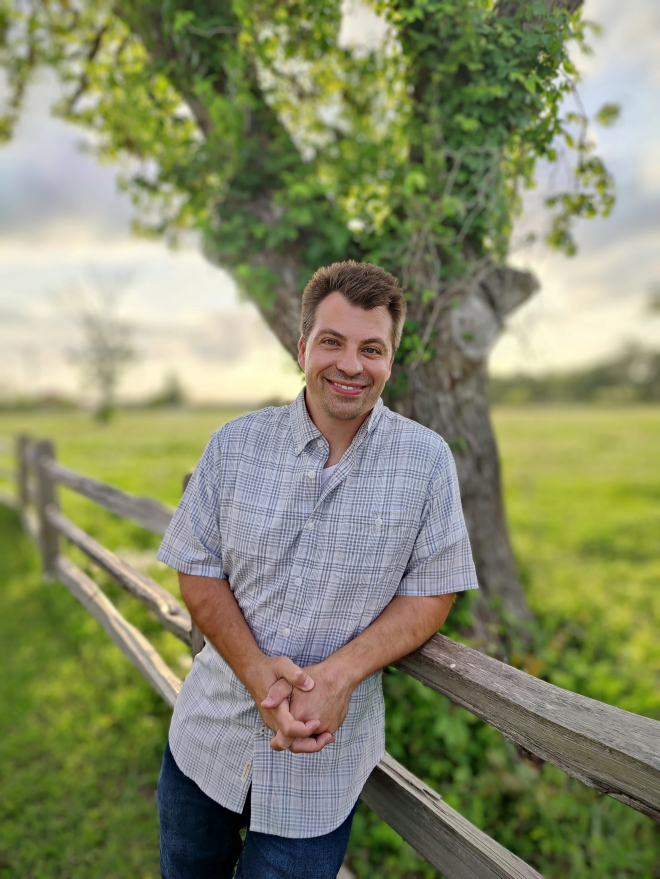
#> input picture assets/founder-field-portrait.webp, 1978 x 2636 px (shown at 1/3 size); the run also reads 1 picture not shown here
$ python generate_social_ad_assets.py
#> lines starting #> are read from the running program, lines starting #| are printed output that depends on the picture
from __future__ import annotations

import math
from pathlib import Path
from typing import Iterable, Sequence

from PIL import Image, ImageDraw, ImageFilter, ImageFont


ROOT = Path(__file__).resolve().parents[1]
ASSETS = ROOT / "assets"
OUT = ASSETS / "social-ads"

LOGO = ASSETS / "audo-logo-white.png"
PORTRAIT = ASSETS / "founder-field-portrait.webp"
HERO = ASSETS / "consulting-technology-hero.webp"

FONT_REGULAR = "/System/Library/Fonts/Supplemental/Arial.ttf"
FONT_BOLD = "/System/Library/Fonts/Supplemental/Arial Bold.ttf"
FONT_BLACK = "/System/Library/Fonts/Supplemental/Arial Black.ttf"

INK = "#18221d"
PAPER = "#fbfbf7"
WHITE = "#ffffff"
MUTED = "#d7ded8"
MUTED_DARK = "#5f6b62"
EVERGREEN = "#101815"
GREEN = "#1f4739"
TEAL = "#4d8c83"
BRASS = "#f0c66f"
CREAM = "#f4dca9"
COPPER = "#b56748"

SIZES = {
    "portrait": (1080, 1350),
    "square": (1080, 1080),
    "landscape": (1200, 628),
}


def font(size: int, weight: str = "regular") -> ImageFont.FreeTypeFont:
    path = FONT_REGULAR
    if weight == "bold":
        path = FONT_BOLD
    elif weight == "black":
        path = FONT_BLACK
    return ImageFont.truetype(path, size)


def cover_image(path: Path, size: tuple[int, int], anchor: tuple[float, float] = (0.5, 0.5)) -> Image.Image:
    image = Image.open(path).convert("RGB")
    w, h = image.size
    tw, th = size
    scale = max(tw / w, th / h)
    nw, nh = int(w * scale + 0.5), int(h * scale + 0.5)
    image = image.resize((nw, nh), Image.Resampling.LANCZOS)
    max_x = max(0, nw - tw)
    max_y = max(0, nh - th)
    left = int(max_x * anchor[0])
    top = int(max_y * anchor[1])
    return image.crop((left, top, left + tw, top + th))


def color_layer(size: tuple[int, int], start: str, end: str) -> Image.Image:
    w, h = size
    base = Image.new("RGB", size, start)
    overlay = Image.new("RGB", size, end)
    mask = Image.new("L", size)
    draw = ImageDraw.Draw(mask)
    for y in range(h):
        value = int(255 * y / max(1, h - 1))
        draw.line((0, y, w, y), fill=value)
    return Image.composite(overlay, base, mask)


def rounded_rectangle(draw: ImageDraw.ImageDraw, box: tuple[int, int, int, int], radius: int, fill: str, outline: str | None = None, width: int = 1) -> None:
    draw.rounded_rectangle(box, radius=radius, fill=fill, outline=outline, width=width)


def text_size(draw: ImageDraw.ImageDraw, text: str, fnt: ImageFont.FreeTypeFont) -> tuple[int, int]:
    box = draw.textbbox((0, 0), text, font=fnt)
    return box[2] - box[0], box[3] - box[1]


def wrap_text(draw: ImageDraw.ImageDraw, text: str, fnt: ImageFont.FreeTypeFont, width: int) -> list[str]:
    words = text.split()
    lines: list[str] = []
    current = ""
    for word in words:
        trial = word if not current else f"{current} {word}"
        if text_size(draw, trial, fnt)[0] <= width:
            current = trial
            continue
        if current:
            lines.append(current)
        current = word
    if current:
        lines.append(current)
    return lines


def draw_wrapped(
    draw: ImageDraw.ImageDraw,
    text: str,
    xy: tuple[int, int],
    fnt: ImageFont.FreeTypeFont,
    fill: str,
    width: int,
    line_gap: int,
    max_lines: int | None = None,
) -> int:
    x, y = xy
    lines = wrap_text(draw, text, fnt, width)
    if max_lines:
        lines = lines[:max_lines]
    _, line_h = text_size(draw, "Ag", fnt)
    for line in lines:
        draw.text((x, y), line, font=fnt, fill=fill)
        y += line_h + line_gap
    return y


def fit_font(draw: ImageDraw.ImageDraw, text: str, width: int, max_size: int, min_size: int, weight: str = "black") -> ImageFont.FreeTypeFont:
    for size in range(max_size, min_size - 1, -2):
        fnt = font(size, weight)
        if all(text_size(draw, line, fnt)[0] <= width for line in wrap_text(draw, text, fnt, width)):
            return fnt
    return font(min_size, weight)


def draw_logo(image: Image.Image, x: int, y: int, width: int) -> None:
    logo = Image.open(LOGO).convert("RGBA")
    ratio = width / logo.width
    logo = logo.resize((width, int(logo.height * ratio)), Image.Resampling.LANCZOS)
    image.alpha_composite(logo, (x, y))


def draw_cta(draw: ImageDraw.ImageDraw, x: int, y: int, text: str, scale: float = 1.0) -> tuple[int, int]:
    fnt = font(round(24 * scale), "bold")
    px = round(28 * scale)
    py = round(17 * scale)
    tw, th = text_size(draw, text, fnt)
    box = (x, y, x + tw + px * 2, y + th + py * 2)
    rounded_rectangle(draw, box, round(10 * scale), BRASS)
    draw.text((x + px, y + py - 1), text, font=fnt, fill=INK)
    return box[2], box[3]


def add_texture(image: Image.Image, opacity: int = 18) -> None:
    w, h = image.size
    overlay = Image.new("RGBA", image.size, (0, 0, 0, 0))
    draw = ImageDraw.Draw(overlay)
    spacing = 18
    for x in range(-h, w, spacing):
      draw.line((x, 0, x + h, h), fill=(255, 255, 255, opacity), width=1)
    image.alpha_composite(overlay)


def add_tint(image: Image.Image, fill: tuple[int, int, int, int]) -> None:
    overlay = Image.new("RGBA", image.size, fill)
    image.alpha_composite(overlay)


def draw_footer(draw: ImageDraw.ImageDraw, w: int, h: int, x: int, y: int, dark: bool = True) -> None:
    color = CREAM if dark else "#755315"
    draw.text((x, y), "getaudo.com", font=font(max(22, int(w * 0.022)), "bold"), fill=color)


def base_dark(size: tuple[int, int]) -> Image.Image:
    image = color_layer(size, "#0c1210", "#1f4739").convert("RGBA")
#> in color_layer, `base = Image.new("RGB", size, start)`:
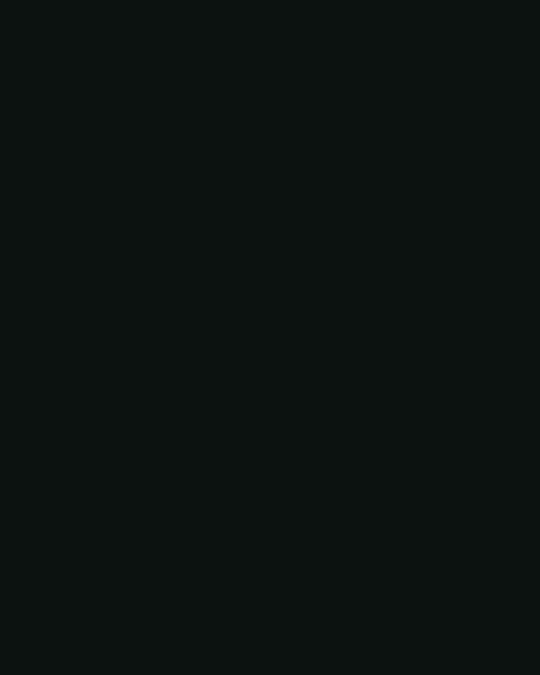
#> base: PIL image 1080x1350 RGB (shown at 1/2 size); mean R, G, B 12, 18, 16
#> in color_layer, `overlay = Image.new("RGB", size, end)`:
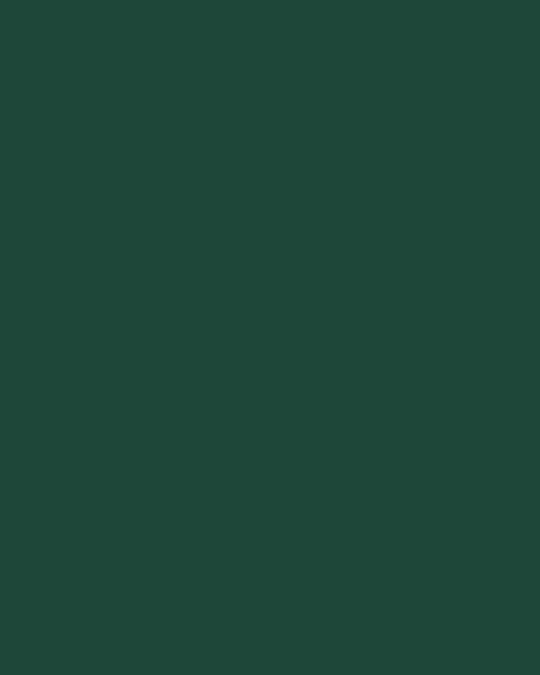
#> overlay: PIL image 1080x1350 RGB (shown at 1/2 size); mean R, G, B 31, 71, 57
#> in color_layer, `mask = Image.new("L", size)`: mask: PIL image 1080x1350 L; every value is 0
    add_texture(image, 11)
    return image


def layout_metrics(size: tuple[int, int]) -> dict[str, int | bool | float]:
    w, h = size
    landscape = w > h
    margin = round(w * (0.07 if not landscape else 0.055))
    logo_w = round(w * (0.16 if not landscape else 0.12))
    headline = round(w * (0.072 if not landscape else 0.057))
    sub = round(w * (0.034 if not landscape else 0.026))
    return {
        "w": w,
        "h": h,
        "landscape": landscape,
        "margin": margin,
        "logo_w": logo_w,
        "headline": headline,
        "sub": sub,
    }


def hidden_problem(size: tuple[int, int]) -> Image.Image:
    m = layout_metrics(size)
    w, h = size
    image = base_dark(size)
#> in base_dark, `image = color_layer(size, "#0c1210", "#1f4739").convert("RGBA")`:
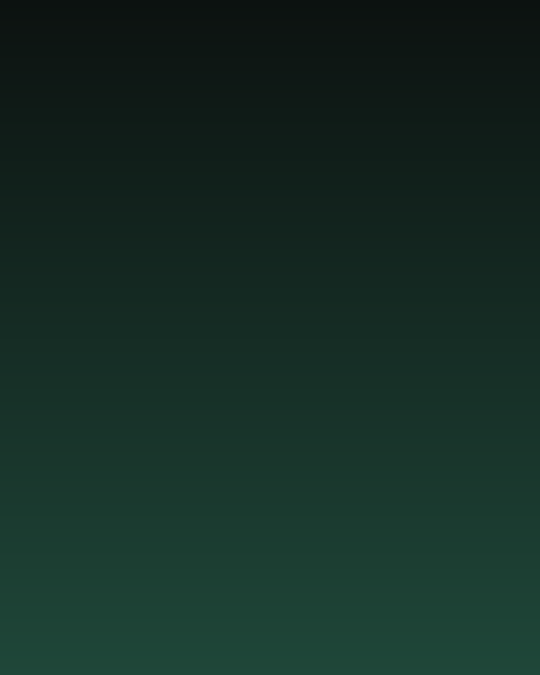
#> image: PIL image 1080x1350 RGBA (shown at 1/2 size); mean R, G, B, A 21.5, 44.4, 36.4, 255
    draw = ImageDraw.Draw(image)
    margin = int(m["margin"])

    for i, alpha in enumerate((30, 24, 18)):
        cx = w - margin - i * round(w * 0.10)
        cy = round(h * (0.18 + i * 0.24))
        r = round(w * (0.14 - i * 0.022))
        draw.ellipse((cx - r, cy - r, cx + r, cy + r), outline=(240, 198, 111, alpha), width=max(2, round(w * 0.004)))
        qf = font(round(w * (0.18 - i * 0.025)), "black")
        qw, qh = text_size(draw, "?", qf)
        draw.text((cx - qw // 2, cy - qh // 2 - round(h * 0.01)), "?", font=qf, fill=(240, 198, 111, alpha + 24))

    draw_logo(image, margin, margin, int(m["logo_w"]))
    tag = font(round(w * 0.024), "bold")
    draw.text((margin, round(h * 0.21)), "FREE DISCOVERY", font=tag, fill=CREAM)

    max_width = round(w * (0.62 if not m["landscape"] else 0.52))
    hf = fit_font(draw, "You may not know the problem yet.", max_width, int(m["headline"]), round(w * 0.043), "black")
    y = round(h * (0.29 if not m["landscape"] else 0.27))
    y = draw_wrapped(draw, "You may not know the problem yet.", (margin, y), hf, WHITE, max_width, round(w * 0.013))
    y += round(h * 0.028)
    y = draw_wrapped(
        draw,
        "Start with what feels slow or unclear. I will help find the next step.",
        (margin, y),
        font(int(m["sub"]), "regular"),
        MUTED,
        max_width,
        round(w * 0.01),
    )
    y += round(h * 0.045)
    draw_cta(draw, margin, y, "Request Free Discovery", 1 if not m["landscape"] else 0.82)
    draw_footer(draw, w, h, margin, h - margin - round(w * 0.03))
    return image


def agency_alternative(size: tuple[int, int]) -> Image.Image:
    m = layout_metrics(size)
    w, h = size
    image = base_dark(size)
    draw = ImageDraw.Draw(image)
    margin = int(m["margin"])
    draw_logo(image, margin, margin, int(m["logo_w"]))

    left_w = round(w * (0.40 if m["landscape"] else 0.82))
    y = round(h * (0.22 if m["landscape"] else 0.18))
    layers = ["Sales call", "Account manager", "Project handoff", "Another meeting", "Maybe the work"]
    card_h = round(h * (0.075 if not m["landscape"] else 0.085))
    for index, layer in enumerate(layers):
        x = margin + index * round(w * 0.012)
        rounded_rectangle(draw, (x, y + index * round(card_h * 0.6), x + left_w, y + index * round(card_h * 0.6) + card_h), 12, "#20332b", "#426355", 2)
        draw.text((x + 22, y + index * round(card_h * 0.6) + round(card_h * 0.26)), layer, font=font(round(w * 0.023), "bold"), fill="#aebbb3")

    text_x = margin if not m["landscape"] else round(w * 0.52)
    text_y = round(h * (0.55 if not m["landscape"] else 0.22))
    text_w = w - text_x - margin
    hf = fit_font(draw, "No agency runaround.", text_w, int(m["headline"]), round(w * 0.045), "black")
    y2 = draw_wrapped(draw, "No agency runaround.", (text_x, text_y), hf, WHITE, text_w, round(w * 0.012))
    y2 += round(h * 0.025)
    y2 = draw_wrapped(draw, "Work directly with Aaron. No account layers. No handoff chain.", (text_x, y2), font(int(m["sub"]), "regular"), MUTED, text_w, round(w * 0.01))
    y2 += round(h * 0.045)
    draw_cta(draw, text_x, y2, "Get a clear next step", 1 if not m["landscape"] else 0.82)
    draw_footer(draw, w, h, text_x, h - margin - round(w * 0.03))
    return image


def put_off_work(size: tuple[int, int]) -> Image.Image:
    m = layout_metrics(size)
    w, h = size
    image = Image.new("RGBA", size, PAPER)
    draw = ImageDraw.Draw(image)
    margin = int(m["margin"])

    for x in range(0, w, 28):
        draw.line((x, 0, x + h, h), fill=(31, 71, 57, 10), width=1)

    dark_panel = (margin, margin, w - margin, round(h * (0.43 if not m["landscape"] else 0.91)))
    if not m["landscape"]:
        rounded_rectangle(draw, dark_panel, 20, EVERGREEN)
        draw_logo(image, margin + 34, margin + 34, int(m["logo_w"]))
        text_x = margin + 34
        text_y = margin + round(h * 0.14)
        text_w = dark_panel[2] - text_x - 34
    else:
        rounded_rectangle(draw, (margin, margin, round(w * 0.49), h - margin), 20, EVERGREEN)
        draw_logo(image, margin + 32, margin + 32, int(m["logo_w"]))
        text_x = margin + 32
        text_y = round(h * 0.24)
        text_w = round(w * 0.37)

    hf = fit_font(draw, "Still on your list?", text_w, int(m["headline"]), round(w * 0.044), "black")
    y = draw_wrapped(draw, "Still on your list?", (text_x, text_y), hf, WHITE, text_w, round(w * 0.012))
    y += round(h * 0.03)
    draw_wrapped(draw, "The task you keep delaying may be easier to handle than you think.", (text_x, y), font(int(m["sub"]), "regular"), MUTED, text_w, round(w * 0.01))

    list_x = margin + 28 if not m["landscape"] else round(w * 0.55)
    list_y = round(h * (0.50 if not m["landscape"] else 0.16))
    list_w = w - list_x - margin
    items = ["Website update", "Broken form", "Manual follow-up", "AI question", "App cleanup"]
    item_h = round(h * (0.075 if not m["landscape"] else 0.105))
    for i, item in enumerate(items):
        y_item = list_y + i * round(item_h * 1.12)
        rounded_rectangle(draw, (list_x, y_item, list_x + list_w, y_item + item_h), 14, WHITE, "#dce2de", 2)
        draw.ellipse((list_x + 22, y_item + item_h // 2 - 9, list_x + 40, y_item + item_h // 2 + 9), fill=BRASS)
        draw.text((list_x + 60, y_item + round(item_h * 0.26)), item, font=font(round(w * 0.030), "bold"), fill=INK)

    cta_y = h - margin - round(h * 0.09)
    draw_cta(draw, list_x, cta_y, "Get it handled", 0.9 if m["landscape"] else 1)
    draw_footer(draw, w, h, list_x + round(w * 0.28), cta_y + round(h * 0.02), dark=False)
    return image


def practical_ai(size: tuple[int, int]) -> Image.Image:
    m = layout_metrics(size)
    w, h = size
    image = base_dark(size)
    draw = ImageDraw.Draw(image)
    margin = int(m["margin"])
    draw_logo(image, margin, margin, int(m["logo_w"]))

    card = (
        margin,
        round(h * (0.18 if not m["landscape"] else 0.20)),
        w - margin,
        round(h * (0.47 if not m["landscape"] else 0.80)),
    )
    if m["landscape"]:
        card = (round(w * 0.56), margin, w - margin, h - margin)
    rounded_rectangle(draw, card, 18, "#f8faf7", "#dfe5e1", 2)
    prompt_f = font(round(w * 0.022), "bold")
    body_f = font(round(w * (0.027 if not m["landscape"] else 0.023)), "regular")
    draw.text((card[0] + 28, card[1] + 28), "AI question", font=prompt_f, fill="#755315")
    draw_wrapped(draw, "Could AI help with this, or am I solving the wrong problem?", (card[0] + 28, card[1] + 72), body_f, INK, card[2] - card[0] - 56, round(w * 0.01))
    rounded_rectangle(draw, (card[0] + 28, card[3] - 82, card[2] - 28, card[3] - 26), 12, "#e8eee9")
    draw.text((card[0] + 48, card[3] - 65), "Start with the business problem.", font=font(round(w * 0.022), "bold"), fill=GREEN)

    text_x = margin
    text_y = round(h * (0.56 if not m["landscape"] else 0.26))
    text_w = w - margin * 2
    if m["landscape"]:
        text_w = round(w * 0.43)
    hf = fit_font(draw, "AI without the hype.", text_w, int(m["headline"]), round(w * 0.044), "black")
    y = draw_wrapped(draw, "AI without the hype.", (text_x, text_y), hf, WHITE, text_w, round(w * 0.012))
    y += round(h * 0.025)
    y = draw_wrapped(draw, "Choose the right use case, workflow, tool, and guardrails.", (text_x, y), font(int(m["sub"]), "regular"), MUTED, text_w, round(w * 0.01))
    y += round(h * 0.045)
    draw_cta(draw, text_x, y, "Use AI with confidence", 1 if not m["landscape"] else 0.82)
    draw_footer(draw, w, h, text_x, h - margin - round(w * 0.03))
    return image


def one_senior_partner(size: tuple[int, int]) -> Image.Image:
    m = layout_metrics(size)
    w, h = size
    photo_anchor = (0.52, 0.54 if not m["landscape"] else 0.46)
    image = cover_image(PORTRAIT, size, photo_anchor).convert("RGBA")
    add_tint(image, (12, 18, 16, 144))
    draw = ImageDraw.Draw(image)
    margin = int(m["margin"])

    if m["landscape"]:
        add_tint(image, (12, 18, 16, 58))
        shade = Image.new("RGBA", size, (0, 0, 0, 0))
        shade_draw = ImageDraw.Draw(shade)
        for x in range(w):
            alpha = int(190 * max(0, 1 - x / (w * 0.76)))
            shade_draw.line((x, 0, x, h), fill=(12, 18, 16, alpha))
        image.alpha_composite(shade)
        text_w = round(w * 0.50)
    else:
        shade = Image.new("RGBA", size, (0, 0, 0, 0))
        shade_draw = ImageDraw.Draw(shade)
        for y_line in range(h):
            alpha = int(214 * max(0, 1 - y_line / (h * 0.76)))
            shade_draw.line((0, y_line, w, y_line), fill=(12, 18, 16, alpha))
        image.alpha_composite(shade)
        text_w = w - margin * 2
    add_texture(image, 10)

    draw_logo(image, margin, margin, int(m["logo_w"]))
    draw.text((margin, round(h * 0.19)), "30 YEARS IN TECHNOLOGY", font=font(round(w * 0.024), "bold"), fill=CREAM)
    hf = fit_font(draw, "One senior tech partner.", text_w, int(m["headline"]), round(w * 0.044), "black")
    y = round(h * (0.27 if not m["landscape"] else 0.30))
    y = draw_wrapped(draw, "One senior tech partner.", (margin, y), hf, WHITE, text_w, round(w * 0.012))
    y += round(h * 0.025)
    y = draw_wrapped(draw, "Direct help from Aaron for websites, apps, automation, AI, and product decisions.", (margin, y), font(int(m["sub"]), "regular"), MUTED, text_w, round(w * 0.01))
    y += round(h * 0.045)
    draw_cta(draw, margin, y, "Work directly with Aaron", 1 if not m["landscape"] else 0.82)
    draw_footer(draw, w, h, margin, h - margin - round(w * 0.03))
    return image


CREATIVES = {
    "hidden-problem": hidden_problem,
    "agency-alternative": agency_alternative,
    "put-off-work": put_off_work,
    "practical-ai": practical_ai,
    "one-senior-partner": one_senior_partner,
}


def export() -> list[Path]:
    OUT.mkdir(parents=True, exist_ok=True)
    written: list[Path] = []
    for slug, create in CREATIVES.items():
        for label, size in SIZES.items():
            image = create(size).convert("RGB")
            out = OUT / f"audo-{slug}-{label}.jpg"
            image.save(out, "JPEG", quality=94, optimize=True, progressive=True)
            written.append(out)
#> in hidden_problem, `y = draw_wrapped(draw, "You may not know the problem yet.", (margin, y..`: y = 653
#> in hidden_problem, `y += round(h * 0.028)`: y = 691
#> in hidden_problem, `y = draw_wrapped( draw, "Start with what feels slow or unclear. I will..`: y = 829
#> in hidden_problem, `y += round(h * 0.045)`: y = 890
#> in draw_cta, `box = (x, y, x + tw + px * 2, y + th + py * 2)`: box = (76, 890, 414, 947)
#> in agency_alternative, `m = layout_metrics(size)`: m = {'w': 1080, 'h': 1350, 'landscape': False, 'margin': 76, 'logo_w': 173, 'headline': 78, 'sub': 37}
#> in agency_alternative, `margin = int(m["margin"])`: margin = 76
#> in agency_alternative, `left_w = round(w * (0.40 if m["landscape"] else 0.82))`: left_w = 886
#> in agency_alternative, `y = round(h * (0.22 if m["landscape"] else 0.18))`: y = 243
#> in agency_alternative, `card_h = round(h * (0.075 if not m["landscape"] else 0.085))`: card_h = 101
#> in agency_alternative, `text_x = margin if not m["landscape"] else round(w * 0.52)`: text_x = 76
#> in agency_alternative, `text_y = round(h * (0.55 if not m["landscape"] else 0.22))`: text_y = 743
#> in agency_alternative, `text_w = w - text_x - margin`: text_w = 928
#> in agency_alternative, `y2 = draw_wrapped(draw, "No agency runaround.", (text_x, text_y), hf, ..`: y2 = 829
#> in agency_alternative, `y2 += round(h * 0.025)`: y2 = 863
#> in agency_alternative, `y2 = draw_wrapped(draw, "Work directly with Aaron. No account layers. ..`: y2 = 955
#> in agency_alternative, `y2 += round(h * 0.045)`: y2 = 1016
#> in put_off_work, `margin = int(m["margin"])`: margin = 76
#> in put_off_work, `dark_panel = (margin, margin, w - margin, round(h * (0.43 if not m["la..`: dark_panel = (76, 76, 1004, 580)
#> in put_off_work, `text_x = margin + 34`: text_x = 110
#> in put_off_work, `text_y = margin + round(h * 0.14)`: text_y = 265
#> in put_off_work, `text_w = dark_panel[2] - text_x - 34`: text_w = 860
#> in put_off_work, `y = draw_wrapped(draw, "Still on your list?", (text_x, text_y), hf, WH..`: y = 351
#> in put_off_work, `y += round(h * 0.03)`: y = 391
#> in put_off_work, `list_x = margin + 28 if not m["landscape"] else round(w * 0.55)`: list_x = 104
#> in put_off_work, `list_y = round(h * (0.50 if not m["landscape"] else 0.16))`: list_y = 675
#> in put_off_work, `list_w = w - list_x - margin`: list_w = 900
#> in put_off_work, `item_h = round(h * (0.075 if not m["landscape"] else 0.105))`: item_h = 101
#> in put_off_work, `cta_y = h - margin - round(h * 0.09)`: cta_y = 1152
#> in practical_ai, `margin = int(m["margin"])`: margin = 76
#> in practical_ai, `card = ( margin, round(h * (0.18 if not m["landscape"] else 0.20)), w ..`: card = (76, 243, 1004, 634)
#> in practical_ai, `text_x = margin`: text_x = 76
#> in practical_ai, `text_y = round(h * (0.56 if not m["landscape"] else 0.26))`: text_y = 756
#> in practical_ai, `text_w = w - margin * 2`: text_w = 928
#> in practical_ai, `y = draw_wrapped(draw, "AI without the hype.", (text_x, text_y), hf, W..`: y = 842
#> in practical_ai, `y += round(h * 0.025)`: y = 876
#> in practical_ai, `y = draw_wrapped(draw, "Choose the right use case, workflow, tool, and..`: y = 968
#> in practical_ai, `y += round(h * 0.045)`: y = 1029
#> in one_senior_partner, `photo_anchor = (0.52, 0.54 if not m["landscape"] else 0.46)`: photo_anchor = (0.52, 0.54)
#> in cover_image, `left = int(max_x * anchor[0])`: left = 0
#> in cover_image, `top = int(max_y * anchor[1])`: top = 48
#> in one_senior_partner, `margin = int(m["margin"])`: margin = 76
#> in one_senior_partner, `text_w = w - margin * 2`: text_w = 928
#> in one_senior_partner, `y = round(h * (0.27 if not m["landscape"] else 0.30))`: y = 364
#> in one_senior_partner, `y = draw_wrapped(draw, "One senior tech partner.", (margin, y), hf, WH..`: y = 536
#> in one_senior_partner, `y += round(h * 0.025)`: y = 570
#> in one_senior_partner, `y = draw_wrapped(draw, "Direct help from Aaron for websites, apps, aut..`: y = 662
#> in one_senior_partner, `y += round(h * 0.045)`: y = 723
    return written


if __name__ == "__main__":
    for path in export():
        print(path.relative_to(ROOT))
